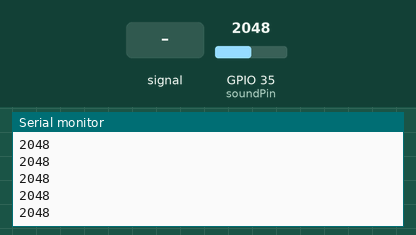
This sketch was run on a simulated ESP32. Shown: the last lines printed to the serial monitor. The test bench sets the inputs (shaded band); at power-on: GPIO 35 (soundPin) = 2048.

Above: at 2.2 s.
2.3 s: GPIO 35 (soundPin) fed a 200 Hz sine of ±327 counts around its level
At 2.8 s:
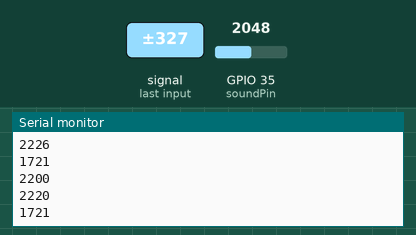
3.8 s: GPIO 35 (soundPin) set to 2866
At 4.3 s:
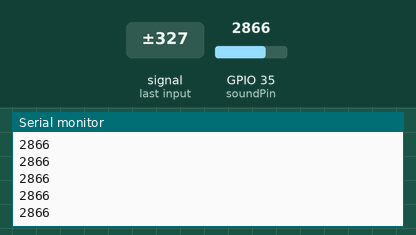
5.3 s: GPIO 35 (soundPin) fed a 1000 Hz sine of ±1023 counts around its level
6.8 s: GPIO 35 (soundPin) set to 3603
At 7.3 s:
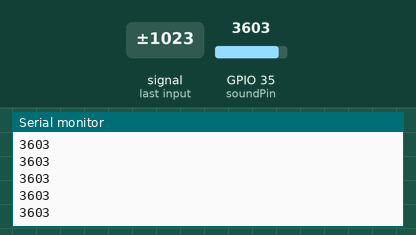
Timing chart, 0 to 9.3 s (numbered marks = the images above; inputs shaded):
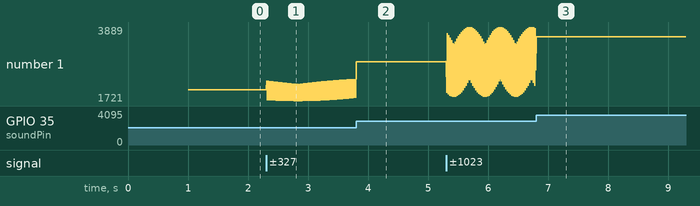

The sketch:

microphone_read.ino
```cpp
const int soundPin = 35;
int sound = 0;
void setup() {
  Serial.begin(9600);
  delay(1000);
}
void loop() {
  sound = analogRead(soundPin);
  Serial.println(sound);
  Serial.write(13);
  Serial.write(10);
  delay(3);
}
```

Measured:
- after the input at 2.3 s, the serial monitor: prints a new line at once (image 1)
- after the input at 6.8 s, the serial monitor: prints a new line at once (image 3)
- plotted number 1: 2048 → 1815 after the input at 2.3 s, 2624 → 3603 after the input at 6.8 s
